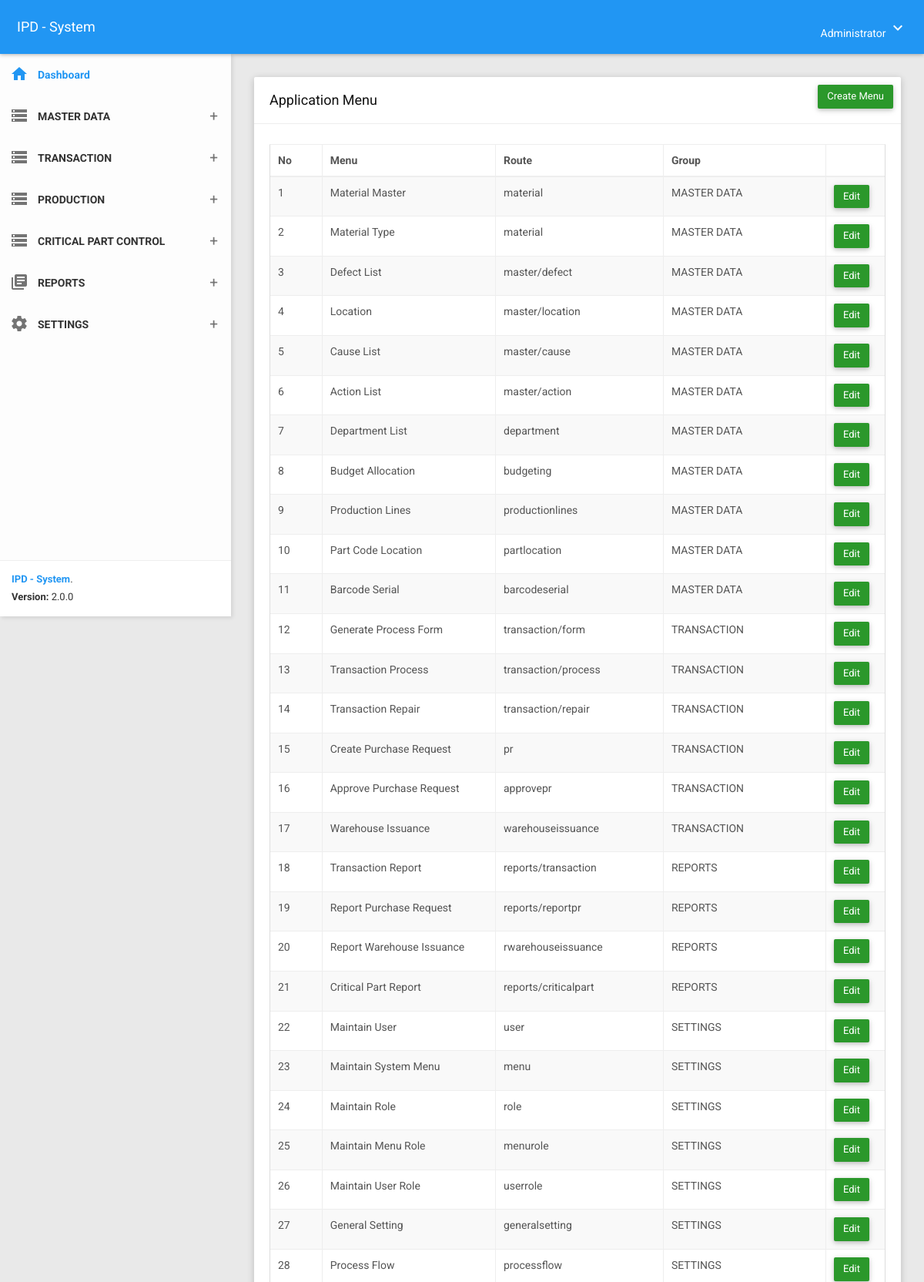
Screenshot of /menu (signed in, upper part) with the database file from the repository.
### tables this page shows
CREATE TABLE `tblsetting` (
  `id` int NOT NULL,
  `company` varchar(100) NOT NULL,
  `address` text NOT NULL,
  `createdby` varchar(50) NOT NULL
);

CREATE TABLE `t_menugroups` (
  `menugroup` int NOT NULL,
  `description` varchar(50) NOT NULL,
  `_index` int DEFAULT NULL,
  `icon` varchar(200) DEFAULT NULL,
  `createdon` timestamp NOT NULL DEFAULT CURRENT_TIMESTAMP,
  `createdby` varchar(50) NOT NULL
);

CREATE TABLE `t_menus` (
  `id` int NOT NULL,
  `menu` varchar(50) NOT NULL,
  `route` varchar(50) NOT NULL,
  `type` varchar(20) NOT NULL,
  `icon` varchar(50) NOT NULL,
  `menugroup` int NOT NULL,
  `grouping` varchar(30) DEFAULT NULL,
  `createdon` datetime NOT NULL,
  `createdby` varchar(50) NOT NULL
);

### app/core/Controller.php (called while the page is built, shortened)
<?php
class Controller{
	public function view($view, $data = [])
	{
		require_once 'app/views/' . $view . '.php';
	}
	public function model($model)
	{
		return new $model;
	}
}

### app/core/App.php (called while the page is built, shortened)
<?php
class App{
	protected $method = 'index';
	protected $params = [];
	public function __construct(){
		$this->controller = new $this->controller;
		call_user_func_array([$this->controller, $this->method], $this->params);
	}
}

### index.php (called while the page is built, shortened)
<?php
$app = new App;

### app/core/Database.php (called while the page is built, shortened)
<?php
class Database{
	private $host = DB_HOST;
	private $user = DB_USER;
	private $pass = DB_PASS;
	private $dbnm = DB_NAME;
	private $dbh;
	private $stmt;
	public function __construct()
	{
		$dsn = 'mysql:host='. $this->host .';dbname='. $this->dbnm;
		$option = [
			PDO::ATTR_PERSISTENT => true,
			PDO::ATTR_ERRMODE => PDO::ERRMODE_EXCEPTION,
			PDO::ATTR_EMULATE_PREPARES => true
		];
		try{
			$this->dbh = new PDO($dsn,$this->user,$this->pass, $option);
		}catch(PDOException $e){
			die($e->getMessage());
		}
	}
	public function query($query)
	{
		$this->stmt = $this->dbh->prepare($query);
	}
	public function execute()
	{
		$this->stmt->execute();
	}
	public function resultSet()
	{
		$this->execute();
		return $this->stmt->fetchAll(PDO::FETCH_ASSOC);
	}
}

### app/models/Menu_model.php (called while the page is built, shortened)
<?php
class Menu_model{
    private $db;
    public function __construct()
	{
		$this->db = new Database;
    }
    public function getListMenu(){
        $this->db->query("SELECT a.*, b.description as 'group' FROM t_menus as a inner join t_menugroups as b on a.menugroup = b.menugroup order by a.menugroup, a.id asc");
		return $this->db->resultSet();
    }
}

### app/views/menu/index.php (the view, shortened to what this page needs)
<section class="content">
    <div class="container-fluid">
        <div class="row clearfix">
            <div class="col-lg-12 col-md-12 col-sm-12 col-xs-12">
                <div class="card">
                    <div class="header">
                        <h2>
                            <?= $data['menu']; ?>
                        </h2>
                        <ul class="header-dropdown m-r--5">
			<a href="<?= BASEURL; ?>/menu/create" class="btn btn-success waves-effect pull-right">Create Menu</a>
			</ul>
                    </div>
                    <div class="body">
                        <div class="table-responsive">
                            <table class="table table-bordered table-striped table-hover js-basic-example dataTable">
                                <thead>
                                    <tr>
                                        <th>No</th>
                                        <th>Menu</th>
                                        <th>Route</th>
                                        <th>Group</th>
                                        <th></th>
                                    </tr>
                                </thead>
                                <tbody>
                                    <?php $no = 0; ?>
                                    <?php foreach($data['menus'] as $out) : ?>
                                        <?php $no++; ?>
                                        <tr>
                                            <td><?= $no; ?></td>
                                            <td><?= $out['menu']; ?></td>
                                            <td><?= $out['route']; ?></td>
                                            <td><?= $out['group']; ?></td>
                                            <td>
                                                <a href="<?= BASEURL; ?>/menu/edit/<?= $out['id']; ?>" type="button" class="btn btn-success">Edit</a>
                                            </td>
                                        </tr>
                                    <?php endforeach; ?>
                                </tbody>
                            </table>
                        </div>
                    </div>
                </div>
            </div>
        </div>
    </div>
</section>

### app/views/templates/header_a.php (shortened to what this page needs)
<?php
    $dsn = "mysql:host=".DB_HOST.";dbname=".DB_NAME."";
    $pdo = new PDO($dsn, DB_USER, DB_PASS);
    $user = $_SESSION['usr']['user'];
    $query1 = $pdo->query("SELECT distinct * FROM v_user_menugroup WHERE username='$user' order by _index asc");
    $query3 = $pdo->query("SELECT * FROM tblsetting where id = '1'");
    $menuGroups = $query1->fetchAll();
    $setting    = $query3->fetch();
?>
<!DOCTYPE html>
<html>
<head>
    <link href="<?= BASEURL; ?>/plugins/bootstrap/css/bootstrap.css" rel="stylesheet">
    <link href="<?= BASEURL; ?>/plugins/node-waves/waves.css" rel="stylesheet" />
    <link href="<?= BASEURL; ?>/plugins/animate-css/animate.css" rel="stylesheet" />
    <link href="<?= BASEURL; ?>/plugins/jquery-datatable/skin/bootstrap/css/dataTables.bootstrap.css" rel="stylesheet">
    <link href="<?= BASEURL; ?>/plugins/sweetalert/sweetalert.css" rel="stylesheet" />
    <link href="<?= BASEURL; ?>/plugins/bootstrap-select/css/bootstrap-select.css" rel="stylesheet" />
    <link href="<?= BASEURL; ?>/css/style.css" rel="stylesheet">
    <link href="<?= BASEURL; ?>/css/themes/all-themes.css" rel="stylesheet" />
    <link href="<?= BASEURL; ?>/assets/select2/select2.min.css" rel="stylesheet" />
    <link href="<?= BASEURL; ?>/css/ui-autocomplete.css" rel="stylesheet">
    <link href="<?= BASEURL; ?>/plugins/multi-select/css/multi-select.css" rel="stylesheet">
</head>
<body class="theme-blue">
    <nav class="navbar">
        <div class="container-fluid">
            <div class="navbar-header">
                <a class="navbar-brand" href="<?= BASEURL; ?>"><?= $setting['company']; ?></a>
            </div>
            <div class="collapse navbar-collapse" id="navbar-collapse">
                <ul class="nav navbar-nav navbar-right">
                    <li class="dropdown">
                        <a href="javascript:void(0);" class="dropdown-toggle" data-toggle="dropdown" role="button">
                            <span><?= $_SESSION['usr']['name']; ?></span>
                            <i class="material-icons">keyboard_arrow_down</i>
                        </a>
                    </li>
                </ul>
            </div>
        </div>
    </nav>
    <section>
        <aside id="leftsidebar" class="sidebar">
            <div class="menu">
                <ul class="list">
                    <li class="active">
                        <a href="<?= BASEURL; ?>">
                            <i class="material-icons">home</i>
                            <span>Dashboard </span>
                        </a>
                    </li>
                    <?php foreach($menuGroups as $menugroup) : ?>
                        <li>
                            <a href="javascript:void(0);" class="menu-toggle">
                                <i class="material-icons"><?= $menugroup['icon']; ?></i>
                                <span><?= $menugroup['description']; ?></span>
                            </a>
                        </li>
                    <?php endforeach; ?>
                </ul>
            </div>
            <div class="legal">
                <div class="copyright">
                    <a href="javascript:void(0);">IPD - System</a>.
                </div>
                <div class="version">
                    <b>Version: </b> 2.0.0
                </div>
            </div>
        </aside>
    </section>

### css/themes/all-themes.css (style rules this page uses)
.theme-blue .navbar { background-color: #2196F3; }
.theme-blue .navbar-brand { color: #fff; }
.theme-blue .nav > li > a { color: #fff; }
.theme-blue .sidebar .menu .list li.active { background-color: transparent; }
.theme-blue .sidebar .menu .list li.active > :first-child i, .theme-blue .sidebar .menu .list li.active > :first-child span { color: #2196F3; }
.theme-blue .sidebar .legal { background-color: #fff; }
.theme-blue .sidebar .legal .copyright a { color: #2196F3 !important; }

### rows the page displays
tblsetting: company "IPD - System"
t_menugroups: description "MASTER DATA"
t_menugroups: description "TRANSACTION"
t_menugroups: description "PRODUCTION"
t_menugroups: description "CRITICAL PART CONTROL"
t_menugroups: description "REPORTS"
t_menugroups: description "SETTINGS"
t_menus: menu "Material Master", route "material", t_menugroups.description "MASTER DATA"
t_menus: menu "Material Type", route "material", t_menugroups.description "MASTER DATA"
t_menus: menu "Defect List", route "master/defect", t_menugroups.description "MASTER DATA"
t_menus: menu "Location", route "master/location", t_menugroups.description "MASTER DATA"
t_menus: menu "Cause List", route "master/cause", t_menugroups.description "MASTER DATA"
t_menus: menu "Action List", route "master/action", t_menugroups.description "MASTER DATA"
t_menus: menu "Department List", route "department", t_menugroups.description "MASTER DATA"
t_menus: menu "Budget Allocation", route "budgeting", t_menugroups.description "MASTER DATA"
t_menus: menu "Production Lines", route "productionlines", t_menugroups.description "MASTER DATA"
t_menus: menu "Part Code Location", route "partlocation", t_menugroups.description "MASTER DATA"
t_menus: menu "Barcode Serial", route "barcodeserial", t_menugroups.description "MASTER DATA"
t_menus: menu "Generate Process Form", route "transaction/form", t_menugroups.description "TRANSACTION"
t_menus: menu "Transaction Process", route "transaction/process", t_menugroups.description "TRANSACTION"
t_menus: menu "Transaction Repair", route "transaction/repair", t_menugroups.description "TRANSACTION"
t_menus: menu "Create Purchase Request", route "pr", t_menugroups.description "TRANSACTION"
t_menus: menu "Approve Purchase Request", route "approvepr", t_menugroups.description "TRANSACTION"
t_menus: menu "Warehouse Issuance", route "warehouseissuance", t_menugroups.description "TRANSACTION"
t_menus: menu "Transaction Report", route "reports/transaction", t_menugroups.description "REPORTS"
t_menus: menu "Report Purchase Request", route "reports/reportpr", t_menugroups.description "REPORTS"
t_menus: menu "Report Warehouse Issuance", route "rwarehouseissuance", t_menugroups.description "REPORTS"
t_menus: menu "Critical Part Report", route "reports/criticalpart", t_menugroups.description "REPORTS"
t_menus: menu "Maintain User", route "user", t_menugroups.description "SETTINGS"
t_menus: menu "Maintain System Menu", route "menu", t_menugroups.description "SETTINGS"
t_menus: menu "Maintain Role", route "role", t_menugroups.description "SETTINGS"
t_menus: menu "Maintain Menu Role", route "menurole", t_menugroups.description "SETTINGS"
t_menus: menu "Maintain User Role", route "userrole", t_menugroups.description "SETTINGS"
t_menus: menu "General Setting", route "generalsetting", t_menugroups.description "SETTINGS"
t_menus: menu "Process Flow", route "processflow", t_menugroups.description "SETTINGS"

### other values shown
$_SESSION['usr']['name'] "Administrator"
$data['menu'] "Application Menu"
